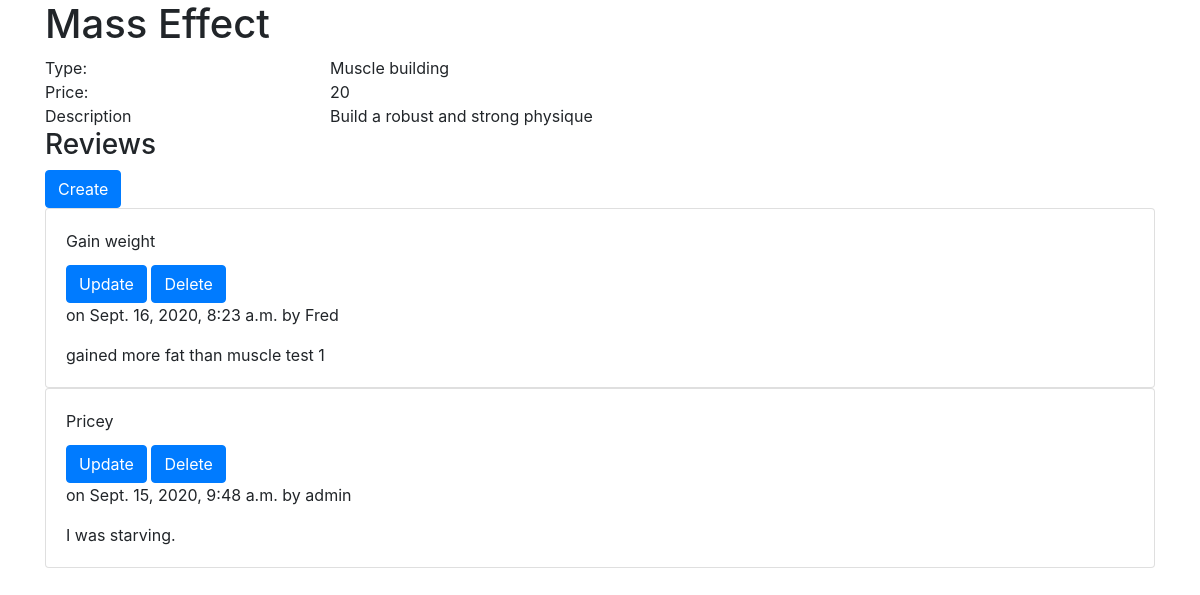
Screenshot of /products/mealplans/details/1 with the database file from the repository.
### products/models.py (models this page shows, shortened)
class Mealplan(models.Model):
    title = models.CharField(blank=False, max_length=255)
    description = models.CharField(blank=False, max_length=255)
    price = models.PositiveIntegerField(blank=False)
    mealplan_type = models.ForeignKey(MealplanType, on_delete=models.CASCADE)

class MealplanType(models.Model):
    type = models.CharField(blank=False, max_length=100)
    def __str__(self):
        return self.type

### reviews/models.py (models this page shows, shortened)
class MealplanReview(models.Model):
    title = models.CharField(blank=False, max_length=255)
    content = models.TextField(blank=False, max_length=255)
    datetime = models.DateTimeField(auto_now=True)
    mealplan = models.ForeignKey(Mealplan, on_delete=models.CASCADE)
    customer = models.ForeignKey(User, on_delete=models.CASCADE)

### products/views.py (the view)
def view_mealplan_details(request, mealplan_id):
    mealplan_model = get_object_or_404(Mealplan, pk=mealplan_id)
    return render(request, 'products/mealplan_details.template.html', {
        "mealplan": mealplan_model
    })

### products/templates/products/mealplan_details.template.html (shortened to what this page needs)
{% extends 'base.template.html' %}
{% block content %}
<h1>{{mealplan.title}}</h1>
<div class="row">
  <div class="col-3">
    Type:
  </div>
  <div class="col">
    {{mealplan.mealplan_type}}
  </div>
</div>
<div class="row">
  <div class="col-3">
    Price:
  </div>
  <div class="col">
    {{mealplan.price}}
  </div>
</div>
<div class="row">
  <div class="col-3">Description</div>
  <div class="col">{{mealplan.description}}</div>
</div>
<h3>Reviews</h3>
<a class="btn btn-primary" href="{% url 'create_mealplan_review_route' mealplan_id=mealplan.id %}">Create</a>
{% for r in mealplan.mealplanreview_set.all %}
<div class="card">
  <div class="card-body">
    <div class="card-title">{{r.title}}</div>
    <a class="btn btn-primary" href="{% url 'update_mealplan_review_route' mealplanreview_id=r.id %}">Update</a>
    <a class="btn btn-primary" href="{% url 'delete_mealplan_review_route' mealplanreview_id=r.id %}">Delete</a>
    <p>on {{r.datetime}} by {{r.customer.username}}</p>
    <div>
      {{r.content}}
    </div>
  </div>
</div>
{% endfor %}
{% endblock%}

### rows the page displays
Mealplan: title "Mass Effect", mealplan_type "Muscle building", price "20", description "Build a robust and strong physique"
MealplanReview: title "Gain weight", datetime "Sept. 16, 2020, 8:23 a.m.", customer.username "Fred", content "gained more fat than muscle test 1"
MealplanReview: title "Pricey", datetime "Sept. 15, 2020, 9:48 a.m.", customer.username "admin", content "I was starving."
